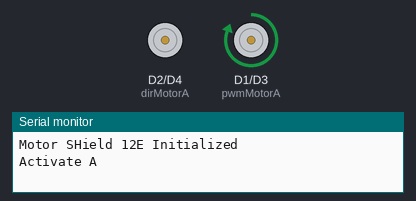
Bench run of a sketch on a simulated ESP8266 (NodeMCU). Parts: motor-driver pin pairs drawn as motors (green arrow = first pin HIGH = forward, orange = second pin HIGH = backward, longer = more drive), the last lines printed to the serial monitor.

Above: at 5.7 s.
At 7.5 s:
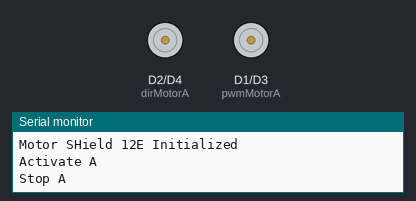
At 9.2 s:
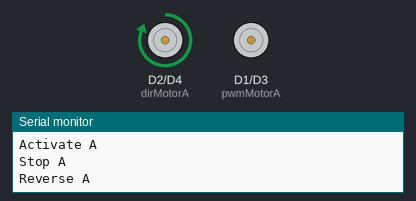
Timing chart, 0 to 11.5 s (numbered marks = the images above):
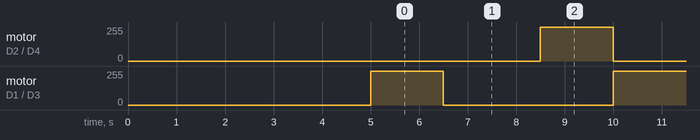

The sketch:

main.ino
```cpp
const int pwmMotorA = D1;
const int dirMotorA = D2;
const int pwmMotorB = D3;
const int dirMotorB = D4;

int motorSpeed = 1;

void setup() {
  Serial.begin(115200);
  Serial.println();

  pinMode(pwmMotorA , OUTPUT);
  pinMode(pwmMotorB, OUTPUT);
  pinMode(dirMotorA, OUTPUT);
  pinMode(dirMotorB, OUTPUT);

  Serial.println("Motor SHield 12E Initialized");
  delay(5000);
}

void loop() {
  moveMotorA();
}

void moveMotorA() {
  Serial.println("Activate A");
  digitalWrite(pwmMotorA, motorSpeed);
  digitalWrite(dirMotorA, LOW);
  delay(1500);

  Serial.println("Stop A");
  digitalWrite(pwmMotorA, 0);
  digitalWrite(dirMotorA, LOW);
  delay(2000);

  Serial.println("Reverse A");
  digitalWrite(dirMotorA, HIGH);
  delay(1500);
}

void moveMotorB() {
  Serial.println("Activate B");
  digitalWrite(pwmMotorB, motorSpeed);
  digitalWrite(dirMotorB, LOW);
  delay(500);

  Serial.println("Reverse B");
  digitalWrite(dirMotorB, HIGH);
  delay(500);

  Serial.println("Stop B");
  digitalWrite(pwmMotorB, 0);
  digitalWrite(dirMotorB, LOW);
  delay(2000);
}

void moveForward() {
  digitalWrite(pwmMotorA, motorSpeed);
  digitalWrite(dirMotorA, LOW);
}
```

Measured:
- by itself, motor on D2 (dirMotorA) / D4 (dirMotorB), motor on D1 (pwmMotorA) / D3 (pwmMotorB): alternates forward 255/255 for 1.5 s and stopped for 3.5 s
